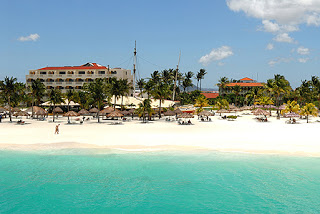
#> input picture homework1/sol_hw1_realease/code/Python/Q2/beach.bmp, 320 x 214 px
$ python hw1_sol_kmedoid.py
#> lines starting #> are read from the running program, lines starting #| are printed output that depends on the picture
#!/usr/bin/env python3
# -*- coding: utf-8 -*-
"""
Created on Sat Aug 22 16:56:35 2020

@author: PFC

This script is for OMS-6740-Fall, HW1: Kmedoid algorithm
To reduce the computational complexity, a subset of data point were sample for training

"""

import numpy as np
from scipy.spatial.distance import cdist
from matplotlib import pyplot as plt
import time
import imageio
import random

raw_img = imageio.imread('beach.bmp')
#> raw_img is the input picture: shape (214, 320, 3); mean R, G, B 136.9, 173.1, 170.4

def Kmedoid(raw, k, dist_choice, nsample):

    n1,n2,n3 = np.shape(raw)
    raw = np.reshape(raw,(-1, 3))

    # sample a subset of data point from the whole data point
    # here we select 6000 out of all pixels
    selected = random.sample(range(len(raw)),nsample)
    data = raw[selected]
    dim = np.shape(data)[1]

    # startt = time.time()

    ct_new = np.full((k,dim), np.nan)

    # initialing the centroids
    ct_old = data[random.sample(range(len(data)), k)]

    # Looping parameter
    maxIter = 200
    nIter = 1
    cost_old = 1e10
    cost_list = []

    while (nIter <=maxIter):

        # find the distances of all data points to each centroid
        dist_mtx = cdist(data, ct_old, dist_choice)

        current_cost = 0

        # find the cluster assignment for each data point
        cl = np.argmin(dist_mtx, axis=1)

        # update the centroid for each group
        for jj in range(k):

            # find the index of data points in cluster ii
            idx_j = np.where(cl==jj)
            x_j = data[idx_j]

            # calculate the pair-wise distance in cluster_j
            dist_j = cdist(x_j, x_j, dist_choice)

            # find the data point in cluster_j that minimized the in-cluster cost.
            # It will be the new centroid
            idx_sub = np.argmin(np.sum(dist_j, axis=1), axis=0)
            ct_new[jj] = x_j[idx_sub]

            current_cost = current_cost + np.sum(dist_j[idx_sub])

        # save the cost of current iteration to for record
        cost_list.append(current_cost)
        # check converge
        if current_cost == cost_old:
            break

        # update the variable for next iteration
        cost_old = current_cost
        ct_old = ct_new
        nIter = nIter+1

    # assign the new pixel value with new centroid
    dist_all = cdist(raw, ct_new, dist_choice)
    cl_all = np.argmin(dist_all, axis=1)

    img = np.full(np.shape(raw), fill_value = np.nan)
    for ii in np.unique(cl_all):
        img[np.where(cl_all == ii)] = ct_new[ii]/255

    img_out = np.reshape(img,(n1,n2,n3))
    return img_out


# choose the distance metric:
# dist_choice = 'euclidean'  # L2 norm
dist_choice = 'cityblock'  # L1 norm

# k_mesh = np.array([2,4,8, 8, 32])
k_mesh = [2,4,8, 16, 32]
run_time = []

'''
choose the sub-sampling level,
    the larger nsample, the program run slower
    the smaller nsample, clusters may have zeros member
'''
nsample = 10000

fig, ax = plt.subplots(3,2)
ax[0,0].imshow(raw_img)
ax[0,0].set_title('original', fontsize = 8)
ax[0,0].get_xaxis().set_visible(False)
ax[0,0].get_yaxis().set_visible(False)
for ii in range(5):
    startt = time.time()
    img = Kmedoid(raw_img, k_mesh[ii], dist_choice, nsample)
    endt = time.time()

    ax[int((ii+1)/2), np.remainder(ii+1,2)].imshow(img)
    ax[int((ii+1)/2), np.remainder(ii+1,2)].set_title('k='+str(k_mesh[ii]), fontsize = 8)
    ax[int((ii+1)/2), np.remainder(ii+1,2)].get_xaxis().set_visible(False)
    ax[int((ii+1)/2), np.remainder(ii+1,2)].get_yaxis().set_visible(False)

    run_time.append(endt - startt)
#> this loop made 5 passes
#> pass 1, `img = Kmedoid(raw_img, k_mesh[ii], dist_choice, nsample)`:
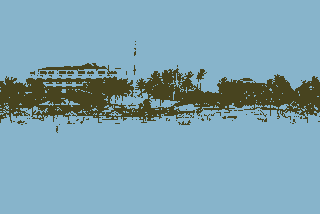
#> img: shape (214, 320, 3) float64; mean R, G, B 0.493, 0.64, 0.695
#> pass 2, `img = Kmedoid(raw_img, k_mesh[ii], dist_choice, nsample)`:
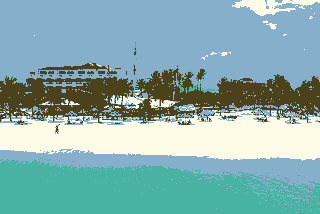
#> img: shape (214, 320, 3) float64; mean R, G, B 0.53, 0.682, 0.684
#> pass 3, `img = Kmedoid(raw_img, k_mesh[ii], dist_choice, nsample)`:
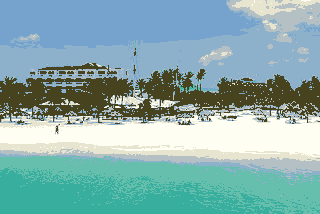
#> img: shape (214, 320, 3) float64; mean R, G, B 0.532, 0.683, 0.683
#> after the loop, run_time = [3.47, 1.03, 0.558, 0.583, 0.385]
fig.tight_layout(pad=1.0)
fig.suptitle('Kmedoids results ('+ dist_choice+')')
fig.subplots_adjust(top=0.85)
plt.savefig('kmedoid_result.pdf', dpi = 300)
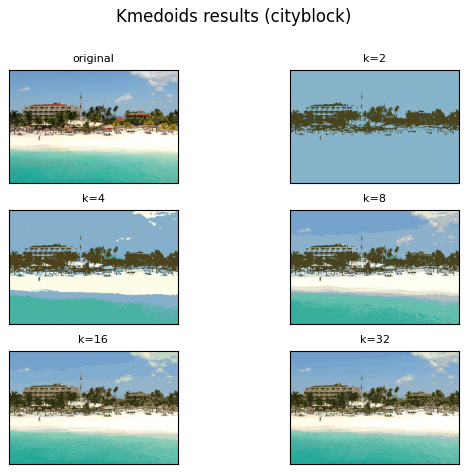
#> figure drawn by matplotlib, 6 panels

print('Kmedoid with distance '+dist_choice)
print('sub-sample size: '+str(nsample))
print('the running time for each k')
for kk in range(5):
    print('k = '+str(k_mesh[kk])+':   '+'%.2f'%run_time[kk]+'sec')
#> this loop made 5 passes
#| k = 2:   3.47sec
#| k = 4:   1.03sec
#| k = 8:   0.56sec
#| k = 16:   0.58sec
#| k = 32:   0.38sec
